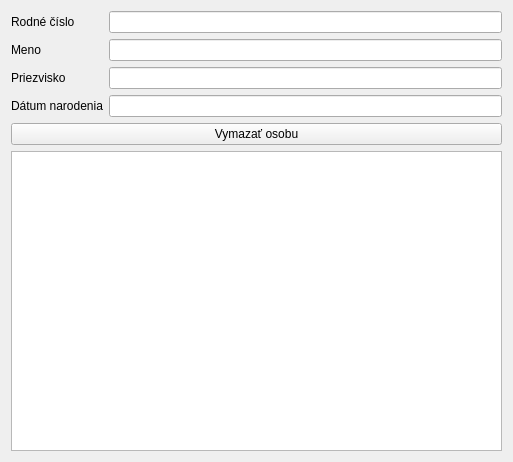
<?xml version="1.0" encoding="UTF-8"?>
<ui version="4.0">
 <class>Form_person_information</class>
 <widget class="QWidget" name="Form_person_information">
  <property name="geometry">
   <rect>
    <x>0</x>
    <y>0</y>
    <width>513</width>
    <height>462</height>
   </rect>
  </property>
  <property name="windowTitle">
   <string>Form</string>
  </property>
  <layout class="QGridLayout" name="gridLayout">
   <item row="4" column="0" colspan="2">
    <widget class="QPushButton" name="pushButton">
     <property name="text">
      <string>Vymazať osobu</string>
     </property>
    </widget>
   </item>
   <item row="1" column="1">
    <widget class="QLineEdit" name="lineEdit_2">
     <property name="readOnly">
      <bool>true</bool>
     </property>
    </widget>
   </item>
   <item row="2" column="0">
    <widget class="QLabel" name="label_3">
     <property name="text">
      <string>Priezvisko</string>
     </property>
    </widget>
   </item>
   <item row="0" column="1">
    <widget class="QLineEdit" name="lineEdit">
     <property name="readOnly">
      <bool>true</bool>
     </property>
    </widget>
   </item>
   <item row="3" column="1">
    <widget class="QLineEdit" name="lineEdit_4">
     <property name="readOnly">
      <bool>true</bool>
     </property>
    </widget>
   </item>
   <item row="2" column="1">
    <widget class="QLineEdit" name="lineEdit_3">
     <property name="readOnly">
      <bool>true</bool>
     </property>
    </widget>
   </item>
   <item row="3" column="0">
    <widget class="QLabel" name="label_4">
     <property name="text">
      <string>Dátum narodenia</string>
     </property>
    </widget>
   </item>
   <item row="1" column="0">
    <widget class="QLabel" name="label_2">
     <property name="text">
      <string>Meno</string>
     </property>
    </widget>
   </item>
   <item row="0" column="0">
    <widget class="QLabel" name="label">
     <property name="text">
      <string>Rodné číslo</string>
     </property>
    </widget>
   </item>
   <item row="5" column="0" colspan="2">
    <widget class="QListView" name="listView"/>
   </item>
  </layout>
 </widget>
 <resources/>
 <connections/>
</ui>
